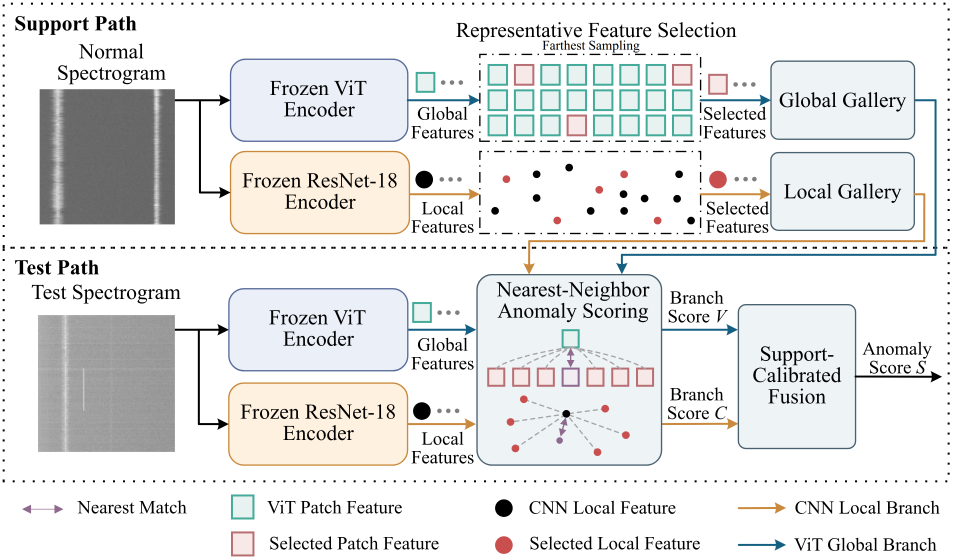
#> input picture 简化视觉架构图.png, 2857 x 1678 px, given as the content of the folder /wangbei/data/datasets/dsss/Playground_spectrum/normal/m20db, which was not available (shown at 1/3 size)
$ python export_dsss_enhancement_compare.py
#> lines starting #> are read from the running program, lines starting #| are printed output that depends on the picture; pictures that were not available may be replaced by others from this repository, and a replacement may not be noted
#!/usr/bin/env python3
import argparse
from pathlib import Path

import cv2
import numpy as np
from PIL import Image, ImageDraw, ImageFont


SCENES = ["Playground_spectrum", "WeaponMuseum_spectrum", "TimeSquare_spectrum", "Gymnasium_spectrum"]
LEVELS = ["m20db", "m30db"]


def minmax(x):
    x = x.astype(np.float32)
    lo = float(np.min(x))
    hi = float(np.max(x))
    return (x - lo) / max(hi - lo, 1e-6)


def to_u8(x):
    return np.clip(x * 255.0, 0, 255).astype(np.uint8)


def gamma_enhance(gray, gamma=0.7):
    x = np.clip(gray, 0.0, 1.0)
    return np.power(x, gamma)


def log_enhance(gray, gain=12.0):
    x = np.clip(gray, 0.0, 1.0).astype(np.float32)
    return np.log1p(gain * x) / np.log1p(np.array(gain, dtype=np.float32))


def weak_residual(gray, alpha=0.2):
    row_bg = np.median(gray, axis=1, keepdims=True)
    residual = np.abs(gray - row_bg)
    return minmax(gray + alpha * residual)


def clahe_contrast(gray, clip_limit=2.0, tile_grid_size=(8, 8)):
    clahe = cv2.createCLAHE(clipLimit=clip_limit, tileGridSize=tile_grid_size)
    return clahe.apply(to_u8(gray)).astype(np.float32) / 255.0


def panel_label(image, label):
    tile = Image.fromarray(to_u8(image)).convert('RGB')
    draw = ImageDraw.Draw(tile)
    font = ImageFont.load_default()
    bbox = draw.textbbox((0, 0), label, font=font)
    draw.rectangle((0, 0, bbox[2] + 8, bbox[3] + 6), fill=(0, 0, 0))
    draw.text((4, 3), label, fill=(255, 255, 255), font=font)
    return tile


def make_variants(path):
    gray = np.array(Image.open(path).convert('L'), dtype=np.float32) / 255.0
    return [
        ('gray', gray),
        ('contrast_clahe', clahe_contrast(gray, clip_limit=2.0, tile_grid_size=(8, 8))),
        ('gamma_0.7', gamma_enhance(gray, gamma=0.7)),
        ('gamma_0.5', gamma_enhance(gray, gamma=0.5)),
        ('log_gain12', log_enhance(gray, gain=12.0)),
        ('weak_residual_a0.2', weak_residual(gray, alpha=0.2)),
    ]


def pick_samples(root: Path):
    samples = []
    for scene in SCENES:
        for level in LEVELS:
            normal = sorted((root / scene / 'normal' / level).glob('*.png'))
            abnormal = sorted((root / scene / 'abnormal' / level).glob('*.png'))
            if normal:
                samples.append((f'{scene} {level} normal', normal[len(normal) // 2]))
            if abnormal:
                samples.append((f'{scene} {level} abnormal', abnormal[len(abnormal) // 2]))
    return samples


def make_sheet(samples, out_path: Path, tile_w=220):
    rows = []
    title_font = ImageFont.load_default()
    for title, path in samples:
        variants = make_variants(path)
        tiles = []
        for label, img in variants:
            pil = panel_label(img, label)
            h = int(tile_w * pil.height / pil.width)
            tiles.append(pil.resize((tile_w, h), Image.Resampling.BILINEAR))
        title_h = 26
        row_w = tile_w * len(tiles)
        row_h = title_h + tiles[0].height
        row = Image.new('RGB', (row_w, row_h), (245, 245, 245))
        draw = ImageDraw.Draw(row)
        draw.text((4, 5), title, fill=(0, 0, 0), font=title_font)
        for idx, tile in enumerate(tiles):
            row.paste(tile, (idx * tile_w, title_h))
        rows.append(row)

    out = Image.new('RGB', (rows[0].width, sum(r.height for r in rows)), (255, 255, 255))
    y = 0
    for row in rows:
        out.paste(row, (0, y))
        y += row.height
    out_path.parent.mkdir(parents=True, exist_ok=True)
    out.save(out_path)


def main():
    parser = argparse.ArgumentParser()
    parser.add_argument('--root', default='/mnt/data/wangbei/data/datasets/dsss')
    parser.add_argument('--out', default='analysis_outputs/dsss_enhancement_compare/contact_sheet.png')
    args = parser.parse_args()

    samples = pick_samples(Path(args.root))
    make_sheet(samples, Path(args.out))
#> in make_variants, `gray = np.array(Image.open(path).convert('L'), dtype=np.float32) / 255.0`:
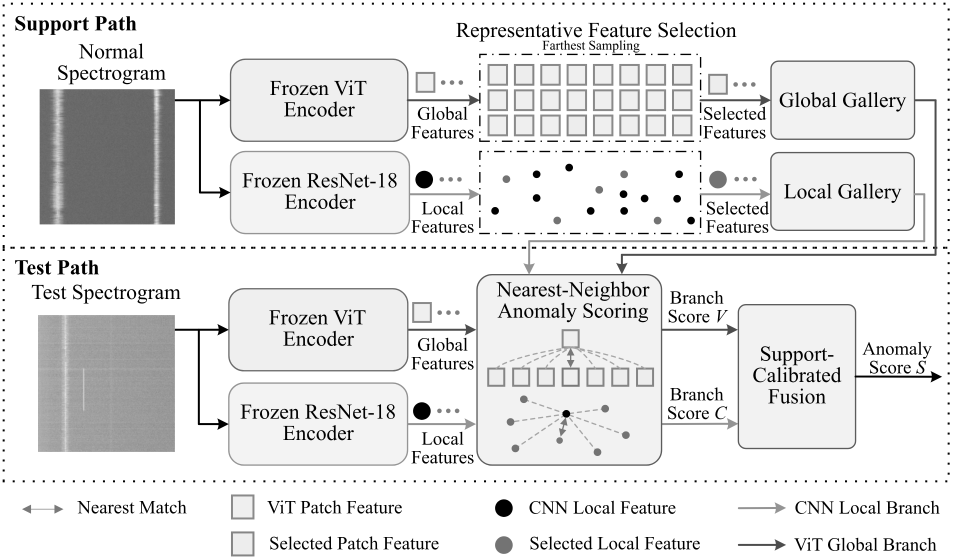
#> gray: shape (1678, 2857) float32 (shown at 1/3 size); min 0, max 1, mean 0.899
#> in gamma_enhance, `return np.power(x, gamma)`:
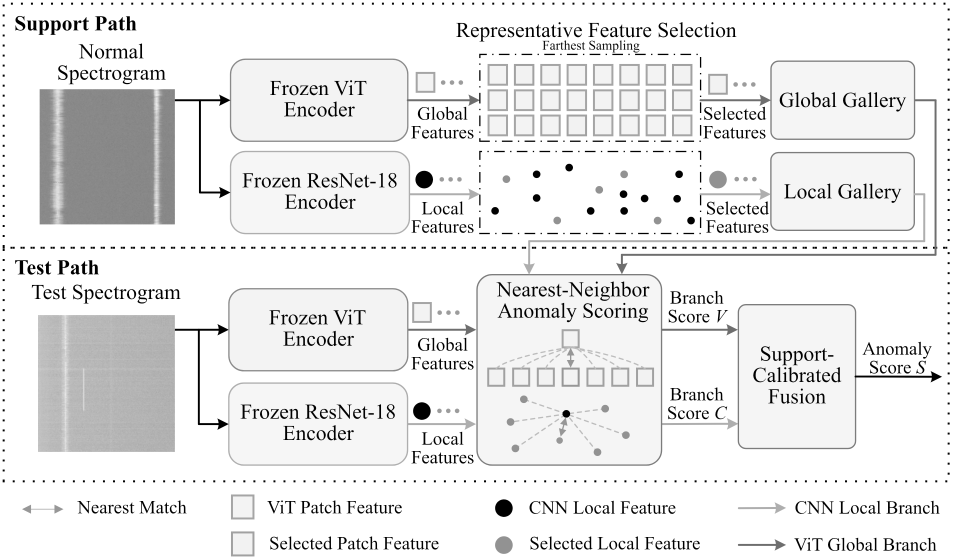
#> returned value: shape (1678, 2857) float32 (shown at 1/3 size); min 0, max 1, mean 0.916
#> call 2 of gamma_enhance, with gamma = 0.5
#> in gamma_enhance (call 2), `return np.power(x, gamma)`:
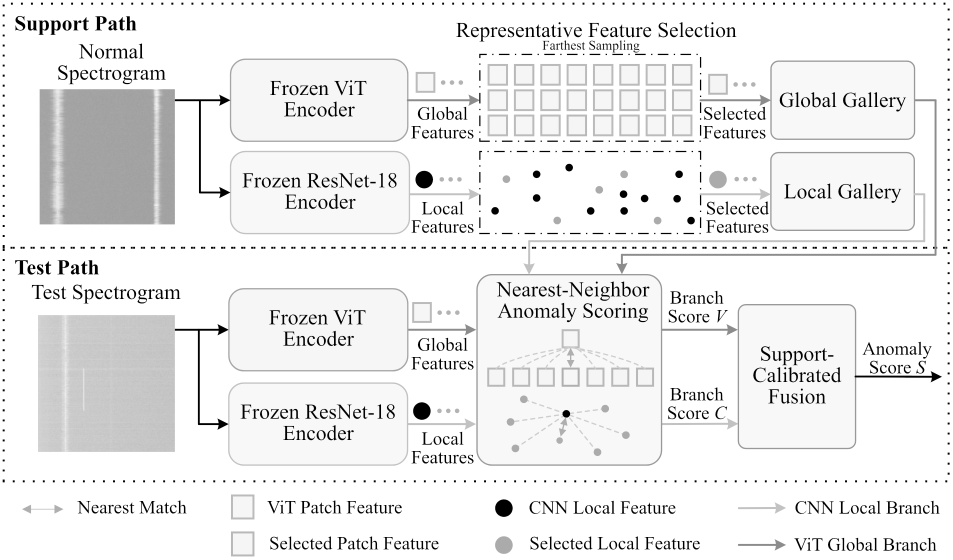
#> returned value: shape (1678, 2857) float32 (shown at 1/3 size); min 0, max 1, mean 0.929
#> in weak_residual, `row_bg = np.median(gray, axis=1, keepdims=True)`: row_bg = 1678 values, max 1 at index 0, min 0.765 at index 456, mean 0.975
#> in weak_residual, `residual = np.abs(gray - row_bg)`:
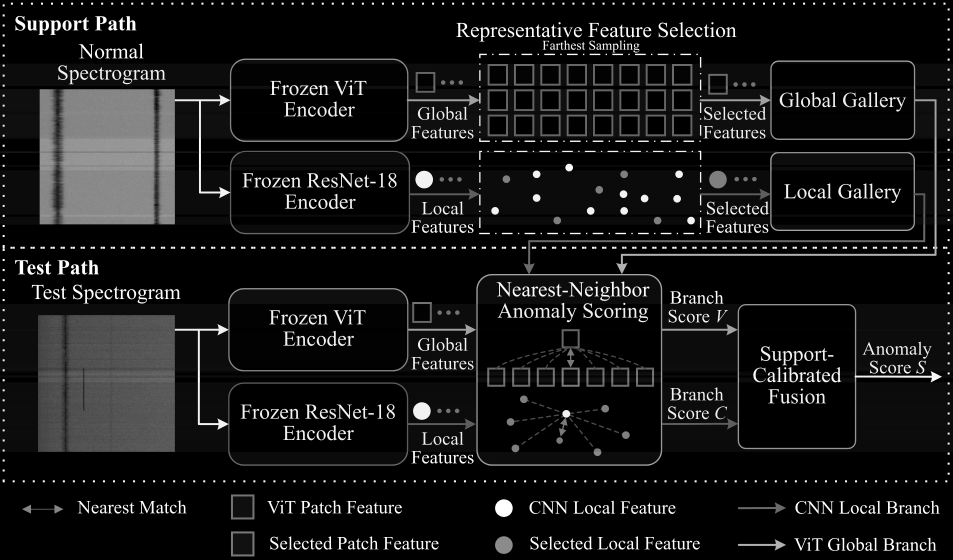
#> residual: shape (1678, 2857) float32 (shown at 1/3 size); min 0, max 1, mean 0.0945
#> in minmax, `lo = float(np.min(x))`: lo = 0.153
#> in minmax, `hi = float(np.max(x))`: hi = 1.05
#> in make_sheet, `variants = make_variants(path)`: variants = 6 items
#> the loop in make_sheet, `for label, img in variants:` made 6 passes
#> (label, bbox in panel_label) on passes 1 to 6: ('gray', (0, 4, 21, 12)), ('contrast_clahe', (0, 2, 67, 11)), ('gamma_0.7', (0, 2, 53, 12)), ('gamma_0.5', (0, 2, 53, 12)), ('log_gain12', (0, 2, 52, 12)), ('weak_residual_a0.2', (0, 2, 92, 11))
#> in make_sheet, `row_w = tile_w * len(tiles)`: row_w = 1320
#> in make_sheet, `row = Image.new('RGB', (row_w, row_h), (245, 245, 245))`: row: PIL image 1320x155 RGB; every value is 245
#> the loop in make_sheet, `for idx, tile in enumerate(tiles):` made 6 passes
#> after the loop in make_sheet, `for idx, tile in enumerate(tiles):`:
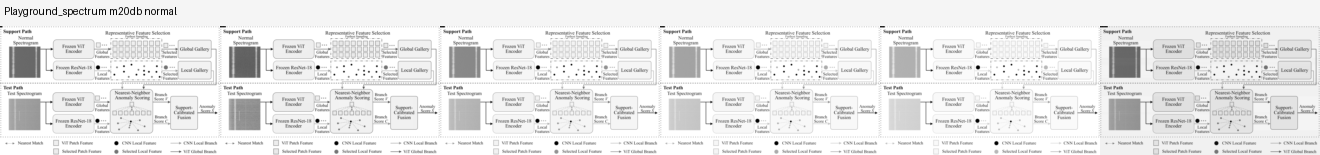
#> row: PIL image 1320x155 RGB; min 0, max 255, mean 232.5
#> in make_sheet, `out = Image.new('RGB', (rows[0].width, sum(r.height for r in rows)), (..`: out: PIL image 1320x2480 RGB; every value is 255
#> after the loop in make_sheet, `for row in rows:`:
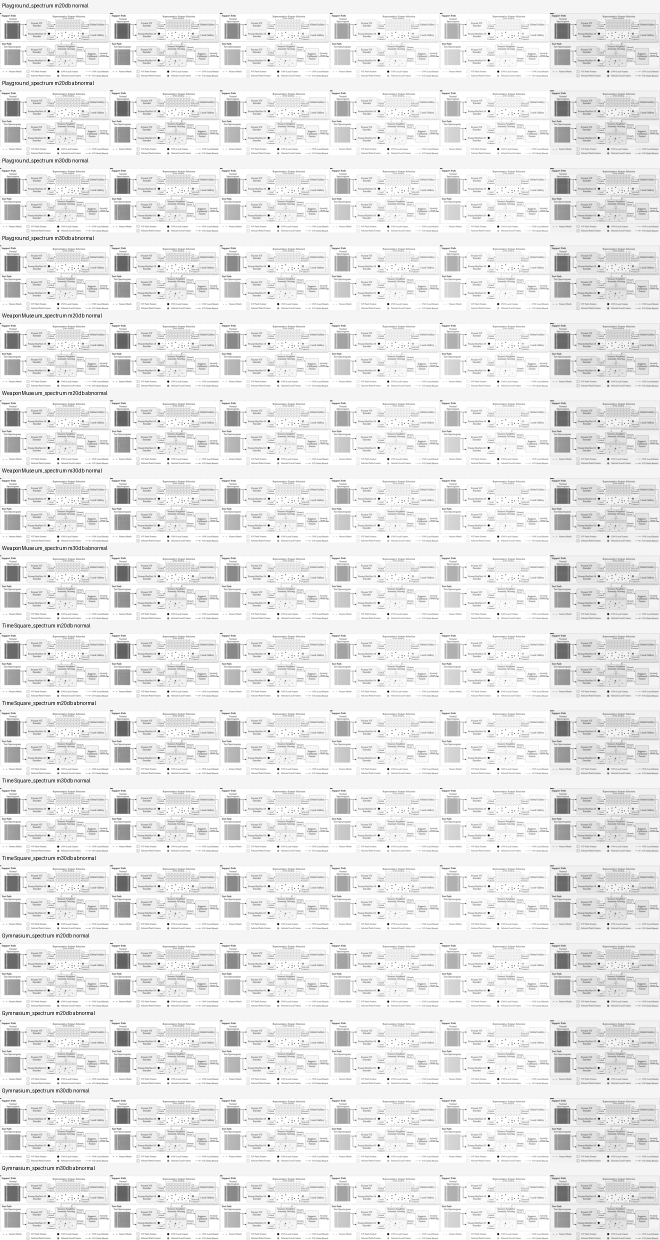
#> out: PIL image 1320x2480 RGB (shown at 1/2 size); min 0, max 255, mean 232.5
    print(args.out)


if __name__ == '__main__':
    main()
